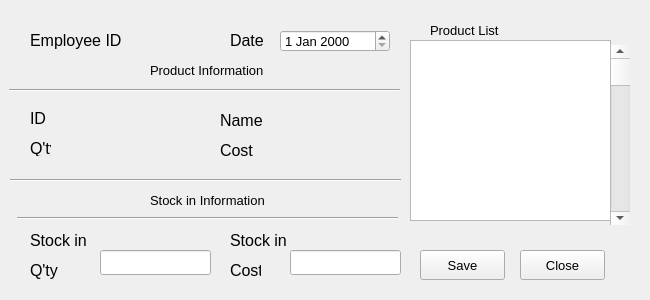
<?xml version="1.0" encoding="UTF-8"?>
<ui version="4.0">
 <class>Stockinforminsert</class>
 <widget class="QWidget" name="Stockinforminsert">
  <property name="geometry">
   <rect>
    <x>0</x>
    <y>0</y>
    <width>650</width>
    <height>300</height>
   </rect>
  </property>
  <property name="font">
   <font>
    <pointsize>10</pointsize>
   </font>
  </property>
  <property name="windowTitle">
   <string>Stockinform : insert</string>
  </property>
  <widget class="QPushButton" name="pushButton_3">
   <property name="geometry">
    <rect>
     <x>520</x>
     <y>250</y>
     <width>85</width>
     <height>30</height>
    </rect>
   </property>
   <property name="font">
    <font>
     <pointsize>10</pointsize>
    </font>
   </property>
   <property name="text">
    <string>Close</string>
   </property>
   <property name="icon">
    <iconset>
     <normaloff>pic/close.png</normaloff>pic/close.png</iconset>
   </property>
   <property name="iconSize">
    <size>
     <width>15</width>
     <height>15</height>
    </size>
   </property>
  </widget>
  <widget class="QPushButton" name="pushButton_2">
   <property name="geometry">
    <rect>
     <x>420</x>
     <y>250</y>
     <width>85</width>
     <height>30</height>
    </rect>
   </property>
   <property name="font">
    <font>
     <pointsize>10</pointsize>
    </font>
   </property>
   <property name="text">
    <string>Save</string>
   </property>
   <property name="icon">
    <iconset>
     <normaloff>pic/save.png</normaloff>pic/save.png</iconset>
   </property>
   <property name="iconSize">
    <size>
     <width>15</width>
     <height>15</height>
    </size>
   </property>
  </widget>
  <widget class="QScrollBar" name="verticalScrollBar">
   <property name="geometry">
    <rect>
     <x>610</x>
     <y>45</y>
     <width>20</width>
     <height>180</height>
    </rect>
   </property>
   <property name="orientation">
    <enum>Qt::Vertical</enum>
   </property>
  </widget>
  <widget class="QLabel" name="label_7">
   <property name="geometry">
    <rect>
     <x>430</x>
     <y>20</y>
     <width>71</width>
     <height>21</height>
    </rect>
   </property>
   <property name="font">
    <font>
     <pointsize>10</pointsize>
    </font>
   </property>
   <property name="text">
    <string>Product List</string>
   </property>
  </widget>
  <widget class="QLabel" name="label">
   <property name="geometry">
    <rect>
     <x>30</x>
     <y>30</y>
     <width>91</width>
     <height>21</height>
    </rect>
   </property>
   <property name="font">
    <font>
     <pointsize>12</pointsize>
     <weight>50</weight>
     <bold>false</bold>
    </font>
   </property>
   <property name="text">
    <string>Employee ID</string>
   </property>
  </widget>
  <widget class="QLabel" name="label_2">
   <property name="geometry">
    <rect>
     <x>130</x>
     <y>30</y>
     <width>81</width>
     <height>21</height>
    </rect>
   </property>
   <property name="font">
    <font>
     <pointsize>10</pointsize>
    </font>
   </property>
   <property name="text">
    <string/>
   </property>
  </widget>
  <widget class="QLabel" name="label_3">
   <property name="geometry">
    <rect>
     <x>230</x>
     <y>30</y>
     <width>41</width>
     <height>21</height>
    </rect>
   </property>
   <property name="font">
    <font>
     <pointsize>12</pointsize>
     <weight>50</weight>
     <bold>false</bold>
    </font>
   </property>
   <property name="text">
    <string>Date</string>
   </property>
  </widget>
  <widget class="QDateEdit" name="dateEdit">
   <property name="geometry">
    <rect>
     <x>280</x>
     <y>30</y>
     <width>110</width>
     <height>22</height>
    </rect>
   </property>
   <property name="font">
    <font>
     <pointsize>10</pointsize>
    </font>
   </property>
  </widget>
  <widget class="QLabel" name="label_4">
   <property name="geometry">
    <rect>
     <x>150</x>
     <y>60</y>
     <width>121</width>
     <height>21</height>
    </rect>
   </property>
   <property name="font">
    <font>
     <pointsize>10</pointsize>
    </font>
   </property>
   <property name="text">
    <string>Product Information</string>
   </property>
  </widget>
  <widget class="Line" name="line">
   <property name="geometry">
    <rect>
     <x>9</x>
     <y>80</y>
     <width>391</width>
     <height>21</height>
    </rect>
   </property>
   <property name="orientation">
    <enum>Qt::Horizontal</enum>
   </property>
  </widget>
  <widget class="QLabel" name="label_5">
   <property name="geometry">
    <rect>
     <x>30</x>
     <y>110</y>
     <width>21</width>
     <height>16</height>
    </rect>
   </property>
   <property name="font">
    <font>
     <pointsize>12</pointsize>
    </font>
   </property>
   <property name="text">
    <string>ID</string>
   </property>
  </widget>
  <widget class="QLabel" name="label_6">
   <property name="geometry">
    <rect>
     <x>80</x>
     <y>110</y>
     <width>121</width>
     <height>21</height>
    </rect>
   </property>
   <property name="font">
    <font>
     <pointsize>10</pointsize>
     <underline>false</underline>
    </font>
   </property>
   <property name="text">
    <string/>
   </property>
  </widget>
  <widget class="QLabel" name="label_8">
   <property name="geometry">
    <rect>
     <x>220</x>
     <y>110</y>
     <width>51</width>
     <height>21</height>
    </rect>
   </property>
   <property name="font">
    <font>
     <pointsize>12</pointsize>
    </font>
   </property>
   <property name="text">
    <string>Name</string>
   </property>
  </widget>
  <widget class="QLabel" name="label_9">
   <property name="geometry">
    <rect>
     <x>270</x>
     <y>110</y>
     <width>121</width>
     <height>21</height>
    </rect>
   </property>
   <property name="font">
    <font>
     <pointsize>10</pointsize>
    </font>
   </property>
   <property name="text">
    <string/>
   </property>
  </widget>
  <widget class="QLabel" name="label_10">
   <property name="geometry">
    <rect>
     <x>30</x>
     <y>140</y>
     <width>21</width>
     <height>16</height>
    </rect>
   </property>
   <property name="font">
    <font>
     <pointsize>12</pointsize>
    </font>
   </property>
   <property name="text">
    <string>Q'ty</string>
   </property>
  </widget>
  <widget class="QLabel" name="label_11">
   <property name="geometry">
    <rect>
     <x>80</x>
     <y>140</y>
     <width>121</width>
     <height>21</height>
    </rect>
   </property>
   <property name="font">
    <font>
     <pointsize>10</pointsize>
     <weight>50</weight>
     <bold>false</bold>
    </font>
   </property>
   <property name="text">
    <string/>
   </property>
  </widget>
  <widget class="QLabel" name="label_12">
   <property name="geometry">
    <rect>
     <x>270</x>
     <y>140</y>
     <width>121</width>
     <height>21</height>
    </rect>
   </property>
   <property name="font">
    <font>
     <pointsize>10</pointsize>
    </font>
   </property>
   <property name="text">
    <string/>
   </property>
  </widget>
  <widget class="QLabel" name="label_13">
   <property name="geometry">
    <rect>
     <x>220</x>
     <y>140</y>
     <width>51</width>
     <height>21</height>
    </rect>
   </property>
   <property name="font">
    <font>
     <pointsize>12</pointsize>
    </font>
   </property>
   <property name="text">
    <string>Cost</string>
   </property>
  </widget>
  <widget class="Line" name="line_2">
   <property name="geometry">
    <rect>
     <x>10</x>
     <y>170</y>
     <width>391</width>
     <height>20</height>
    </rect>
   </property>
   <property name="orientation">
    <enum>Qt::Horizontal</enum>
   </property>
  </widget>
  <widget class="QLabel" name="label_14">
   <property name="geometry">
    <rect>
     <x>150</x>
     <y>190</y>
     <width>121</width>
     <height>21</height>
    </rect>
   </property>
   <property name="font">
    <font>
     <pointsize>10</pointsize>
    </font>
   </property>
   <property name="text">
    <string>Stock in Information</string>
   </property>
  </widget>
  <widget class="Line" name="line_3">
   <property name="geometry">
    <rect>
     <x>17</x>
     <y>210</y>
     <width>381</width>
     <height>16</height>
    </rect>
   </property>
   <property name="orientation">
    <enum>Qt::Horizontal</enum>
   </property>
  </widget>
  <widget class="QLabel" name="label_16">
   <property name="geometry">
    <rect>
     <x>30</x>
     <y>230</y>
     <width>61</width>
     <height>21</height>
    </rect>
   </property>
   <property name="font">
    <font>
     <pointsize>12</pointsize>
    </font>
   </property>
   <property name="text">
    <string>Stock in</string>
   </property>
  </widget>
  <widget class="QLabel" name="label_17">
   <property name="geometry">
    <rect>
     <x>230</x>
     <y>230</y>
     <width>61</width>
     <height>21</height>
    </rect>
   </property>
   <property name="font">
    <font>
     <pointsize>12</pointsize>
    </font>
   </property>
   <property name="text">
    <string>Stock in</string>
   </property>
  </widget>
  <widget class="QLabel" name="label_19">
   <property name="geometry">
    <rect>
     <x>30</x>
     <y>260</y>
     <width>31</width>
     <height>20</height>
    </rect>
   </property>
   <property name="font">
    <font>
     <pointsize>12</pointsize>
    </font>
   </property>
   <property name="text">
    <string>Q'ty</string>
   </property>
  </widget>
  <widget class="QLineEdit" name="lineEdit">
   <property name="geometry">
    <rect>
     <x>100</x>
     <y>250</y>
     <width>111</width>
     <height>25</height>
    </rect>
   </property>
  </widget>
  <widget class="QLineEdit" name="lineEdit_2">
   <property name="geometry">
    <rect>
     <x>290</x>
     <y>250</y>
     <width>111</width>
     <height>25</height>
    </rect>
   </property>
  </widget>
  <widget class="QLabel" name="label_20">
   <property name="geometry">
    <rect>
     <x>230</x>
     <y>260</y>
     <width>31</width>
     <height>20</height>
    </rect>
   </property>
   <property name="font">
    <font>
     <pointsize>12</pointsize>
    </font>
   </property>
   <property name="text">
    <string>Cost</string>
   </property>
  </widget>
  <widget class="QListWidget" name="listWidget">
   <property name="geometry">
    <rect>
     <x>410</x>
     <y>40</y>
     <width>201</width>
     <height>181</height>
    </rect>
   </property>
  </widget>
 </widget>
 <resources/>
 <connections/>
</ui>
